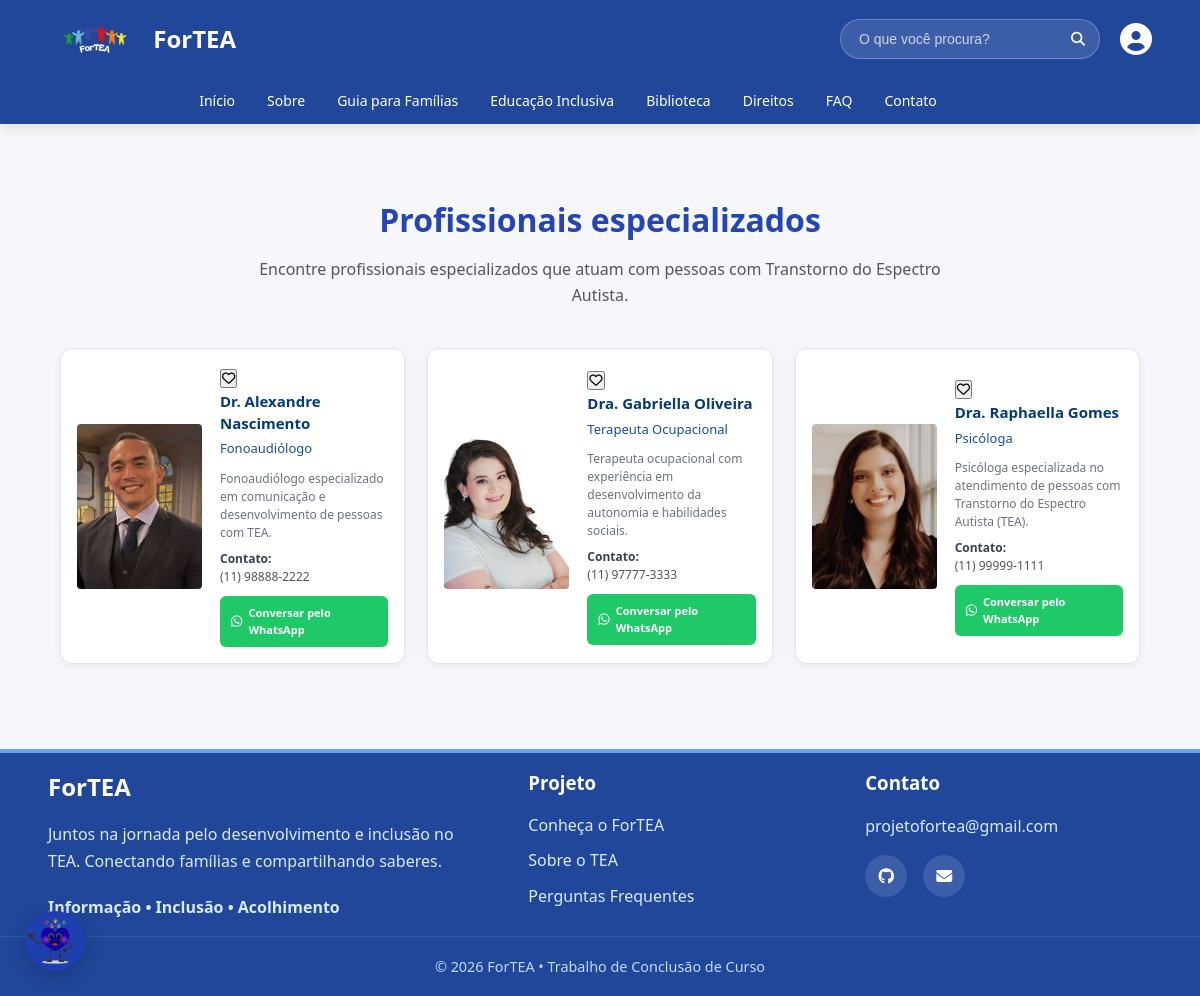
Page /biblioteca.php on the committed database.
### tables this page shows
CREATE TABLE `profissionais` (
  `id` int(11) NOT NULL,
  `nome` varchar(150) NOT NULL,
  `especialidade` varchar(150) DEFAULT NULL,
  `descricao` text DEFAULT NULL,
  `telefone` varchar(30) DEFAULT NULL,
  `whatsapp` varchar(30) DEFAULT NULL,
  `foto` varchar(255) DEFAULT NULL,
  `ativo` tinyint(1) DEFAULT 1
);

### biblioteca.php (the view, shortened to what this page needs)
<?php
require_once __DIR__ . '/conexao.php';
include __DIR__ . '/includes/header.php';
?>
<link rel="stylesheet" href="../css/estilo.css">
<?php
$profissionais = [];
$sqlProfissionais = "
    SELECT
        id,
        nome,
        especialidade,
        descricao,
        telefone,
        whatsapp,
        foto
    FROM profissionais
    WHERE ativo = 1
    ORDER BY nome ASC
";
$resultadoProfissionais = $conexao->query($sqlProfissionais);
while ($profissional = $resultadoProfissionais->fetch_assoc()) {
    $profissionais[] = $profissional;
}
?>
<main class="Profissionais-page">
    <section class="profissionais-section">
        <div class="profissionais-container">
            <div class="profissionais-titulo">
                <h2>Profissionais especializados</h2>
                <p>
                    Encontre profissionais especializados que atuam
                    com pessoas com Transtorno do Espectro Autista.
                </p>
            </div>
            <?php if (!empty($profissionais)): ?>
                <div class="profissionais-grid">
                    <?php foreach ($profissionais as $profissional): ?>
                       <div
    class="profissional-card"
    id="profissional-<?= (int) $profissional['id'] ?>"
>
                            <div class="profissional-foto">
                                <?php if (!empty($profissional['foto'])): ?>
                                    <img
                                        src="<?= htmlspecialchars($profissional['foto']) ?>"
                                        alt="Foto de <?= htmlspecialchars($profissional['nome']) ?>"
                                    >
                                <?php else: ?>
                                    <div class="sem-foto">
                                        <i class="fa-solid fa-user-doctor"></i>
                                    </div>
                                <?php endif; ?>
                            </div>
                            <div class="profissional-info">
<form
    action="favoritar.php"
    method="POST"
    class="form-favorito"
>
    <button
        type="submit"
        class="btn-favorito"
        title="Favoritar profissional"
    >
        <i class="fa-regular fa-heart"></i>
    </button>
</form>
                                <h3>
                                    <?= htmlspecialchars($profissional['nome']) ?>
                                </h3>
                                <?php if (!empty($profissional['especialidade'])): ?>
                                    <span class="profissional-especialidade">
                                        <?= htmlspecialchars($profissional['especialidade']) ?>
                                    </span>
                                <?php endif; ?>
                                <?php if (!empty($profissional['descricao'])): ?>
                                    <p>
                                        <?= nl2br(htmlspecialchars($profissional['descricao'])) ?>
                                    </p>
                                <?php endif; ?>
                                <?php if (!empty($profissional['telefone'])): ?>
                                    <div class="profissional-contato">
                                        <strong>Contato:</strong>
                                        <span>
                                            <?= htmlspecialchars($profissional['telefone']) ?>
                                        </span>
                                    </div>
                                <?php endif; ?>
                                <?php if (!empty($profissional['whatsapp'])): ?>
                                    <?php
                                    $whatsapp = preg_replace(
                                        '/[^0-9]/',
                                        '',
                                        $profissional['whatsapp']
                                    );
                                    ?>
                                    <?php if (!empty($whatsapp)): ?>
                                        <a
                                            href="https://wa.me/<?= htmlspecialchars($whatsapp) ?>"
                                            target="_blank"
                                            rel="noopener noreferrer"
                                            class="btn-whatsapp"
                                        >
                                            <i class="fa-brands fa-whatsapp"></i>
                                            Conversar pelo WhatsApp
                                        </a>
                                    <?php endif; ?>
                                <?php endif; ?>
                            </div>
                        </div>
                    <?php endforeach; ?>
                </div>
            <?php endif; ?>
        </div>
    </section>
</main>
<?php include __DIR__ . '/includes/footer.php'; ?>

### css/estilo.css (style rules this page uses)
* { margin: 0; padding: 0; box-sizing: border-box; }
html { scroll-behavior: smooth; }
:root { --primary-color: #0284c7; --primary-light: #e0f2fe; --blue-main: #21479B; --blue: #3467EB; --blue-light: #EAF2FF; --blue-footer: #1E40AF; --text-dark: #1e293b; --text: #475569; --text-muted: #64748b; --bg-light: #FAFBF7; --card-bg: #ffffff; --border: #e2e8f0; --border-radius: 12px; --box-shadow: 0 4px 15px rgba(0, 0, 0, 0.05); }
body { font-family: 'Segoe UI', Tahoma, Geneva, Verdana, sans-serif; background: #FAFBF7; color: #475569; line-height: 1.6; padding-top: 134px; overflow-x: hidden; }
img { max-width: 100%; height: auto; display: block; }
a, button, input { transition: 0.3s ease; }
.profissionais-section { width: 100%; padding: 60px 0; background: #f5f7fb; }
.profissionais-container { width: 90%; max-width: 1200px; margin: 0 auto; }
.profissionais-titulo { text-align: center; margin-bottom: 40px; }
.profissionais-titulo h2 { color: #2345b5; font-size: 32px; margin: 0 0 12px; }
.profissionais-titulo p { color: #555; font-size: 16px; max-width: 700px; margin: 0 auto; line-height: 1.6; }
.profissionais-grid { display: grid; grid-template-columns: repeat(3, 1fr); gap: 22px; max-width: 1080px; margin: 25px auto; }
.profissional-card { display: flex; align-items: center; gap: 18px; background: #ffffff; border: 1px solid #dfe6f0; border-radius: 12px; padding: 16px; min-height: 240px; box-shadow: 0 3px 10px rgba(0, 0, 0, 0.05); }
.profissional-foto { flex-shrink: 0; width: 125px; height: 165px; overflow: hidden; border-radius: 4px; }
.profissional-foto img { width: 100%; height: 100%; object-fit: cover; }
.profissional-info { flex: 1; min-width: 0; }
.profissional-info h3 { font-size: 15px; line-height: 1.45; margin: 0 0 5px; color: #003b7a; }
.profissional-especialidade { display: block; font-size: 13px; line-height: 1.4; color: #164ea6; margin-bottom: 12px; }
.profissional-info p { font-size: 12px; line-height: 1.5; color: #6b7280; margin: 0 0 8px; }
.profissional-contato { font-size: 12px; line-height: 1.5; margin-bottom: 10px; }
.profissional-contato strong { display: block; font-size: 12px; }
.profissional-contato span { color: #555; }
.btn-whatsapp { display: inline-flex; align-items: center; justify-content: center; gap: 6px; padding: 8px 11px; background: #20c967; color: white; border-radius: 6px; text-decoration: none; font-size: 11px; font-weight: 600; transition: 0.2s ease; }
.btn-whatsapp i { font-size: 13px; }
:root { --azul: #3467EB; --azul-escuro: #21479B; --azul-claro: #EAF2FF; --verde: #4CAF50; --fundo: #F7F9FC; --texto: #374151; --suave: #667085; --branco: #fff; --borda: #E4E9F2; --sombra: 0 12px 30px rgba(33, 71, 155, .08); }
main { background: var(--fundo); color: var(--texto); font-family: "Segoe UI", Tahoma, sans-serif; }

### css/leisecontato.css (style rules this page uses)
body { overflow-x: hidden; }

### css/configuracoes.css (style rules this page uses)
body.fonte-normal { font-size: 100%; }

### css/perfil.css (style rules this page uses)
.profissional-card { display: flex; align-items: center; gap: 15px; padding: 17px; border: 1px solid #e0e8f4; border-radius: 12px; background: #fbfcfe; }
.profissional-info { flex: 1; }
.profissional-info h3 { margin: 0 0 4px; color: #123b70; font-size: 16px; }
.profissional-info p { margin: 0; color: #7187aa; font-size: 13px; }

### rows in the picture
profissionais: foto (picture), nome "Dr. Alexandre Nascimento", especialidade "Fonoaudiólogo", descricao "Fonoaudiólogo especializado em comunicação e desenvolvimento de pessoas com TEA.", telefone "(11) 98888-2222"
profissionais: foto (picture), nome "Dra. Gabriella Oliveira", especialidade "Terapeuta Ocupacional", descricao "Terapeuta ocupacional com experiência em desenvolvimento da autonomia e habilidades sociais.", telefone "(11) 97777-3333"
profissionais: foto (picture), nome "Dra. Raphaella Gomes", especialidade "Psicóloga", descricao "Psicóloga especializada no atendimento de pessoas com Transtorno do Espectro Autista (TEA).", telefone "(11) 99999-1111"
